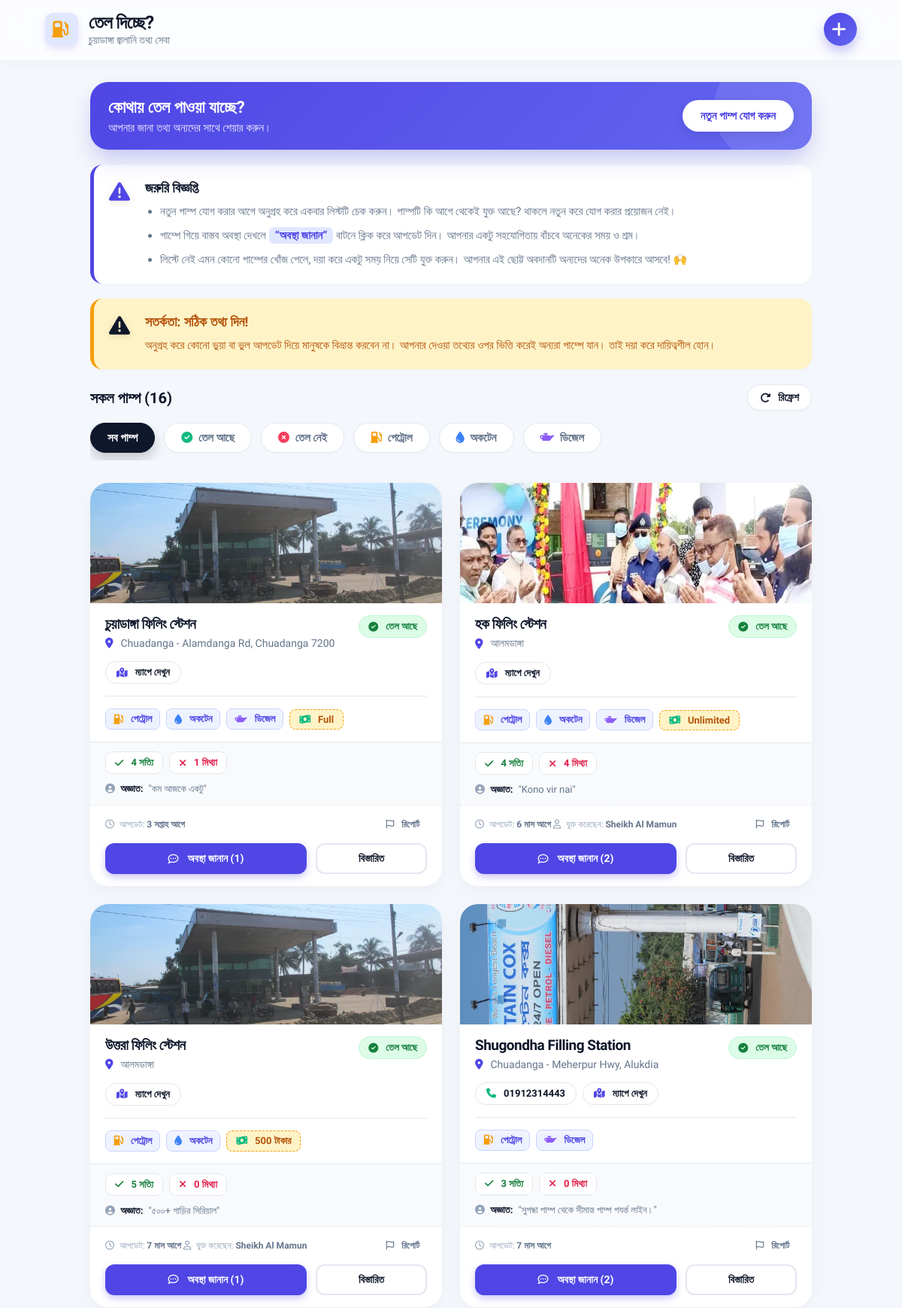
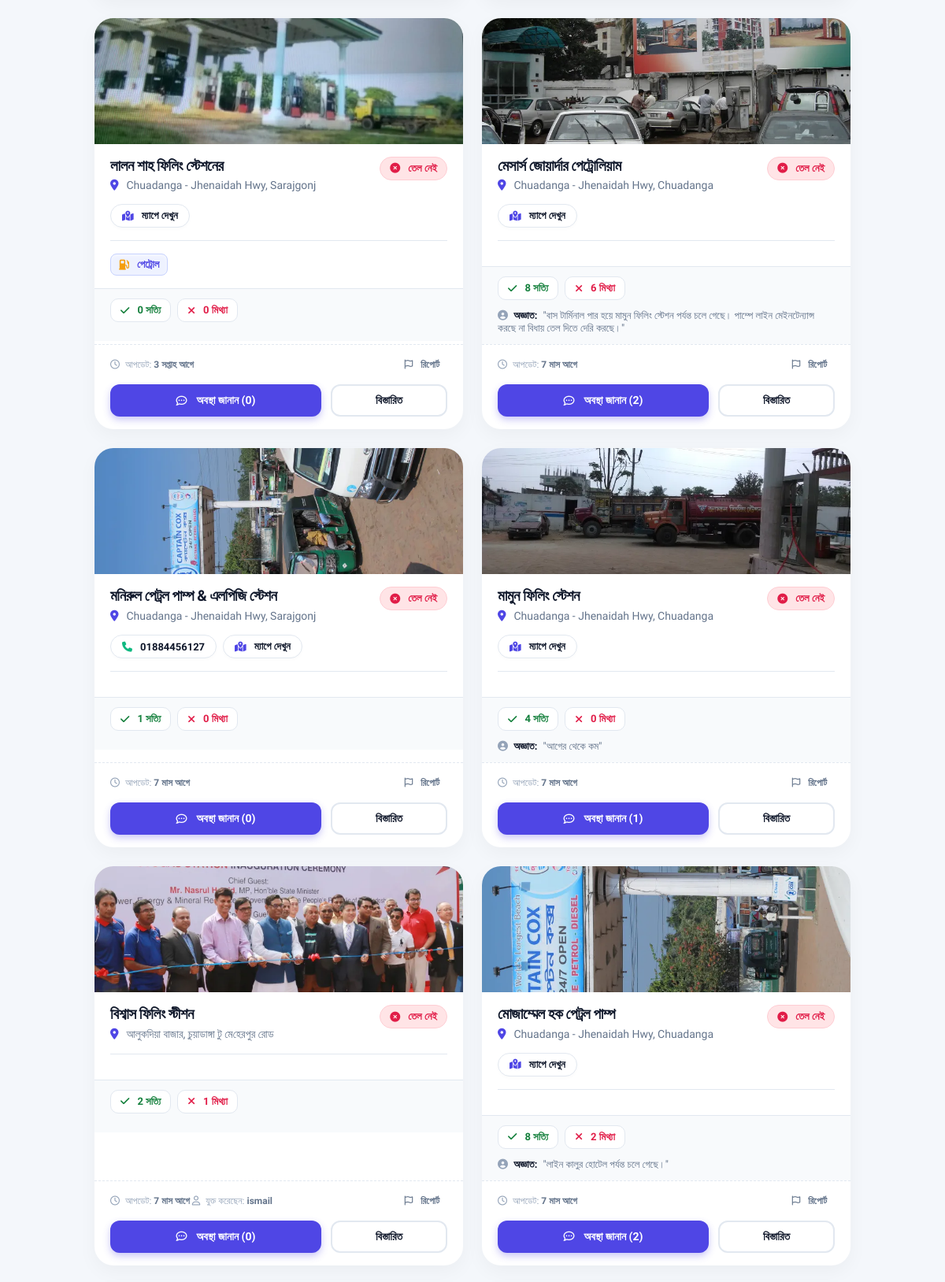
The page / (upper part) on the database its author committed (2 pictures, top to bottom).
### tables this page shows
CREATE TABLE IF NOT EXISTS `settings` (
    `id` INT PRIMARY KEY DEFAULT 1,
    `ip_restriction` TINYINT(1) DEFAULT 1,
    `daily_vote_limit` INT DEFAULT 5,
    `daily_comment_limit` INT DEFAULT 5,
    `site_name` VARCHAR(100) DEFAULT 'তেল দিচ্ছে?',
    `site_desc` VARCHAR(255) DEFAULT 'চুয়াডাঙ্গা জ্বালানি তথ্য সেবা',
    `contact_email` VARCHAR(100) DEFAULT '',
    `copyright_year` VARCHAR(20) DEFAULT '২০২৬',
    `creator_name` VARCHAR(100) DEFAULT 'মুজাহিদুল ইসলাম',
    `facebook_link` VARCHAR(255) DEFAULT '',
    `promo_text` VARCHAR(255) DEFAULT 'Powered By CHUADANGA-বাংলাদেশের প্রথম রাজধানী',
    `promo_link` VARCHAR(255) DEFAULT 'https://www.facebook.com/groups/cdbpr',
    `total_visits` INT DEFAULT 0
);

CREATE TABLE IF NOT EXISTS `pumps` (
    `id` INT AUTO_INCREMENT PRIMARY KEY,
    `name` VARCHAR(255) NOT NULL,
    `address` VARCHAR(255) NOT NULL,
    `has_fuel` TINYINT(1) DEFAULT 1,
    `petrol` TINYINT(1) DEFAULT 0,
    `octane` TINYINT(1) DEFAULT 0,
    `diesel` TINYINT(1) DEFAULT 0,
    `fuel_limit` VARCHAR(100) DEFAULT NULL,
    `map_link` TEXT DEFAULT NULL,
    `phone` VARCHAR(50) DEFAULT NULL,
    `image_path` VARCHAR(255) DEFAULT NULL,
    `added_by` VARCHAR(100) DEFAULT NULL,
    `likes` INT DEFAULT 0,
    `dislikes` INT DEFAULT 0,
    `report_count` INT DEFAULT 0,
    `view_count` INT DEFAULT 0,
    `last_updated` TIMESTAMP DEFAULT CURRENT_TIMESTAMP ON UPDATE CURRENT_TIMESTAMP
);

CREATE TABLE IF NOT EXISTS `comments` (
    `id` INT AUTO_INCREMENT PRIMARY KEY,
    `pump_id` INT NOT NULL,
    `ip_address` VARCHAR(45) NOT NULL,
    `author` VARCHAR(100) DEFAULT 'অজ্ঞাত',
    `comment_text` TEXT DEFAULT NULL,
    `image_path` VARCHAR(255) DEFAULT NULL,
    `created_at` TIMESTAMP DEFAULT CURRENT_TIMESTAMP,
    CONSTRAINT `fk_comments_pump` FOREIGN KEY (`pump_id`) REFERENCES `pumps` (`id`) ON DELETE CASCADE
);

### index.php (the view, shortened to what this page needs)
<?php
require_once 'db.php';
if (!isset($_SESSION['site_visited'])) {
    try {
        $pdo->exec("UPDATE settings SET total_visits = total_visits + 1 WHERE id = 1");
    } catch (Exception $e) {}
}
if (!function_exists('time_elapsed_string')) {
function time_elapsed_string($datetime, $full = false) {
    try {
        $now = new DateTime('now', new DateTimeZone('Asia/Dhaka'));
        $ago = new DateTime($datetime, new DateTimeZone('Asia/Dhaka'));
    } catch (Exception $e) {
        return 'কিছুক্ষণ আগে';
    }
    $diff = $now->diff($ago);
    $weeks = (int)floor($diff->d / 7);
    $days = $diff->d - ($weeks * 7);
    $string = [
        'y' => $diff->y ? $diff->y . ' বছর' : '',
        'm' => $diff->m ? $diff->m . ' মাস' : '',
        'w' => $weeks ? $weeks . ' সপ্তাহ' : '',
        'd' => $days ? $days . ' দিন' : '',
        'h' => $diff->h ? $diff->h . ' ঘণ্টা' : '',
        'i' => $diff->i ? $diff->i . ' মিনিট' : '',
        's' => $diff->s ? $diff->s . ' সেকেন্ড' : '',
    ];
    $string = array_filter($string);
    if (!$full) {
        $string = array_slice($string, 0, 1);
    }
    return !empty($string) ? reset($string) . ' আগে' : 'এইমাত্র';
}
}
$stmtSet = $pdo->query("SELECT * FROM settings WHERE id = 1");
$settings = $stmtSet->fetch(PDO::FETCH_ASSOC) ?: [];
$stmt = $pdo->query("SELECT * FROM pumps ORDER BY has_fuel DESC, last_updated DESC");
$pumps = $stmt->fetchAll(PDO::FETCH_ASSOC);
$stmtComments = $pdo->query("SELECT * FROM comments ORDER BY created_at ASC");
$allComments = $stmtComments->fetchAll(PDO::FETCH_ASSOC);
$commentsByPump = [];
foreach($allComments as $c) {
    $commentsByPump[$c['pump_id']][] = $c;
}
require_once 'header.php';
?>
<div class="main-container">
    <div class="hero-banner">
        <div>
            <h2>কোথায় তেল পাওয়া যাচ্ছে?</h2>
            <p>আপনার জানা তথ্য অন্যদের সাথে শেয়ার করুন।</p>
        </div>
        <button class="hero-btn" id="mainAddBtn">নতুন পাম্প যোগ করুন</button>
    </div>
    <div class="alert-box">
        <div class="alert-icon"><i class="fa-solid fa-triangle-exclamation" style="color: var(--primary);"></i></div>
        <div class="alert-content">
            <h3>জরুরি বিজ্ঞপ্তি</h3>
            <ul style="margin: 8px 0 0 0; padding-left: 20px; color: var(--text-muted); font-size: 15px; line-height: 1.6;">
                <li style="margin-bottom: 8px;">নতুন পাম্প যোগ করার আগে অনুগ্রহ করে একবার লিস্টটি চেক করুন। পাম্পটি কি আগে থেকেই যুক্ত আছে? থাকলে নতুন করে যোগ করার প্রয়োজন নেই।</li>
                <li style="margin-bottom: 8px;">পাম্পে গিয়ে বাস্তব অবস্থা দেখলে <span class="highlight-text">“অবস্থা জানান”</span> বাটনে ক্লিক করে আপডেট দিন। আপনার একটু সহযোগিতায় বাঁচবে অনেকের সময় ও শ্রম।</li>
                <li>লিস্টে নেই এমন কোনো পাম্পের খোঁজ পেলে, দয়া করে একটু সময় নিয়ে সেটি যুক্ত করুন। আপনার এই ছোট্ট অবদানটি অন্যদের অনেক উপকারে আসবে! 🙌</li>
            </ul>
        </div>
    </div>
    <div class="alert-box alert-warning">
        <div class="alert-icon"><i class="fa-solid fa-triangle-exclamation"></i></div>
        <div class="alert-content">
            <h3>সতর্কতা: সঠিক তথ্য দিন!</h3>
            <p>অনুগ্রহ করে কোনো ভুয়া বা ভুল আপডেট দিয়ে মানুষকে বিভ্রান্ত করবেন না। আপনার দেওয়া তথ্যের ওপর ভিত্তি করেই অন্যরা পাম্পে যান। তাই দয়া করে দায়িত্বশীল হোন।</p>
        </div>
    </div>
    <div class="filters-wrapper">
        <div class="filters-header">
            <h3>সকল পাম্প (<?= count($pumps) ?>)</h3>
            <button class="refresh-btn" id="refreshBtn"><i class="fa-solid fa-rotate-right"></i> রিফ্রেশ</button>
        </div>
        <div class="filters-scroll">
            <button class="pill active" data-filter="all">সব পাম্প</button>
            <button class="pill" data-filter="has-fuel"><i class="fa-solid fa-circle-check" style="color:var(--success)"></i> তেল আছে</button>
            <button class="pill" data-filter="no-fuel"><i class="fa-solid fa-circle-xmark" style="color:var(--danger)"></i> তেল নেই</button>
            <button class="pill" data-filter="petrol"><i class="fa-solid fa-gas-pump"></i> পেট্রোল</button>
            <button class="pill" data-filter="octane"><i class="fa-solid fa-droplet"></i> অকটেন</button>
            <button class="pill" data-filter="diesel"><i class="fa-solid fa-oil-can"></i> ডিজেল</button>
        </div>
    </div>
    <div class="pump-list">
        <?php if (count($pumps) > 0): ?>
            <?php foreach ($pumps as $pump): ?>
                <div class="pump-card"
                     data-has-fuel="<?= $pump['has_fuel'] ? '1' : '0' ?>"
                     data-petrol="<?= $pump['petrol'] ? '1' : '0' ?>"
                     data-octane="<?= $pump['octane'] ? '1' : '0' ?>"
                     data-diesel="<?= $pump['diesel'] ? '1' : '0' ?>"
                >
                    <?php if (!empty($pump['image_path'])): ?>
                    <div class="pump-image-wrapper">
                        <img src="<?= htmlspecialchars($pump['image_path']) ?>" alt="Pump" class="pump-thumb" onerror="this.parentElement.style.display='none';">
                    </div>
                    <?php endif; ?>
                    <div class="card-header">
                        <div class="card-header-text">
                            <h2 class="pump-name"><?= htmlspecialchars($pump['name']) ?></h2>
                            <p class="pump-address">
                                <i class="fa-solid fa-location-dot"></i>
                                <?= htmlspecialchars($pump['address']) ?>
                            </p>
                        </div>
                        <?php if ($pump['has_fuel']): ?>
                        <span class="status-badge status-yes"><i class="fa-solid fa-circle-check"></i> তেল আছে</span>
                        <?php else: ?>
                        <span class="status-badge status-no"><i class="fa-solid fa-circle-xmark"></i> তেল নেই</span>
                        <?php endif; ?>
                    </div>
                    <div class="card-content">
                        <?php if (!empty($pump['phone']) || !empty($pump['map_link'])): ?>
                        <div class="contact-links-row">
                            <?php if (!empty($pump['phone'])): ?>
                            <a href="tel:<?= htmlspecialchars($pump['phone']) ?>" class="contact-pill"><i class="fa-solid fa-phone"></i> <?= htmlspecialchars($pump['phone']) ?></a>
                            <?php endif; ?>
                            <?php if (!empty($pump['map_link'])): ?>
                            <a href="<?= htmlspecialchars($pump['map_link']) ?>" target="_blank" rel="noopener noreferrer" class="contact-pill"><i class="fa-solid fa-map-location-dot"></i> ম্যাপে দেখুন</a>
                            <?php endif; ?>
                        </div>
                        <?php endif; ?>
                        <div class="fuel-grid">
                            <?php if ($pump['petrol']): ?>
                            <span class="fuel-item active"><i class="fa-solid fa-gas-pump"></i> পেট্রোল</span>
                            <?php endif; ?>
                            <?php if ($pump['octane']): ?>
                            <span class="fuel-item active"><i class="fa-solid fa-droplet"></i> অকটেন</span>
                            <?php endif; ?>
                            <?php if ($pump['diesel']): ?>
                            <span class="fuel-item active"><i class="fa-solid fa-oil-can"></i> ডিজেল</span>
                            <?php endif; ?>
                            <?php if (!empty($pump['fuel_limit'])): ?>
                            <?php
                                $limit_val = trim($pump['fuel_limit']);
                                $limit_display = is_numeric($limit_val) ? $limit_val . ' টাকার' : $limit_val;
                            ?>
                            <span class="limit-badge" title="তেল দেওয়ার লিমিট"><i class="fa-solid fa-money-bill-wave"></i> <?= htmlspecialchars($limit_display) ?></span>
                            <?php endif; ?>
                        </div>
                    </div>
                    <?php
                        $pumpComments = $commentsByPump[$pump['id']] ?? [];
                        $commentCount = count($pumpComments);
                        $latestComment = $commentCount > 0 ? end($pumpComments) : null;
                    ?>
                    <div class="card-feedback">
                        <div class="feedback-actions">
                            <form method="POST" style="margin: 0;">
                                <button type="submit" class="vote-btn vote-like" title="এই তথ্যটি সঠিক"><i class="fa-solid fa-check"></i> <span><?= $pump['likes'] ?? 0 ?> সত্যি</span></button>
                            </form>
                            <form method="POST" style="margin: 0;">
                                <button type="submit" class="vote-btn vote-dislike" title="এই তথ্যটি মিথ্যা"><i class="fa-solid fa-times"></i> <span><?= $pump['dislikes'] ?? 0 ?> মিথ্যা</span></button>
                            </form>
                        </div>
                        <?php if ($latestComment): ?>
                        <div class="latest-comment">
                            <span class="comment-author"><i class="fa-solid fa-user-circle"></i> <?= htmlspecialchars($latestComment['author'] ?: 'অজ্ঞাত') ?>:</span>
                            <p class="comment-text">"<?= nl2br(htmlspecialchars($latestComment['comment_text'])) ?>"</p>
                        </div>
                        <?php endif; ?>
                    </div>
                    <div class="card-footer">
                        <div class="footer-meta">
                            <div class="meta-text">
                                <span class="last-update"><i class="fa-regular fa-clock"></i> আপডেট: <strong><?= time_elapsed_string($pump['last_updated']) ?></strong></span>
                                <?php if (!empty($pump['added_by'])): ?>
                                <span class="added-by-text"><i class="fa-regular fa-user"></i> যুক্ত করেছেন: <strong><?= htmlspecialchars($pump['added_by']) ?></strong></span>
                                <?php endif; ?>
                            </div>
                            <form method="POST" onsubmit="return confirm('আপনি কি নিশ্চিত যে এই তথ্যটি ভুল এবং আপনি রিপোর্ট করতে চান?');" style="margin:0;">
                                <button type="submit" class="report-btn" title="ভুল তথ্য রিপোর্ট করুন"><i class="fa-regular fa-flag"></i> রিপোর্ট</button>
                            </form>
                        </div>
                        <div class="card-actions">
                            <button class="update-btn open-update-modal"
                                    data-id="<?= $pump['id'] ?>"
                                    data-name="<?= htmlspecialchars($pump['name']) ?>"
                                    data-has-fuel="<?= $pump['has_fuel'] ? '1' : '0' ?>"
                                    data-petrol="<?= $pump['petrol'] ? '1' : '0' ?>"
                                    data-octane="<?= $pump['octane'] ? '1' : '0' ?>"
                                    data-diesel="<?= $pump['diesel'] ? '1' : '0' ?>"
                                    data-fuel-limit="<?= htmlspecialchars($pump['fuel_limit'] ?? '') ?>"
                            ><i class="fa-regular fa-comment-dots"></i> অবস্থা জানান (<?= $commentCount ?>)</button>
                            <a href="details.php?id=<?= $pump['id'] ?>" class="details-btn">বিস্তারিত</a>
                    </div>
                </div>
                </div>
            <?php endforeach; ?>
        <?php endif; ?>
    </div>
</div>
<?php require_once 'footer.php'; ?>

### header.php (shortened to what this page needs)
<!DOCTYPE html>
<html lang="bn">
<head>
    <link rel="stylesheet" href="https://cdnjs.cloudflare.com/ajax/libs/font-awesome/6.4.0/css/all.min.css">
    <link rel="stylesheet" href="style.css?v=<?= time() ?>">
</head>
<body>
<div class="navbar">
    <div class="navbar-brand">
        <div class="nav-icon"><i class="fa-solid fa-gas-pump"></i></div>
        <div>
            <h1><?= htmlspecialchars($settings['site_name'] ?? 'তেল দিচ্ছে?') ?></h1>
            <p><?= htmlspecialchars($settings['site_desc'] ?? 'কোথায় তেল পাওয়া যাচ্ছে জানুন') ?></p>
        </div>
    </div>
    <div class="plus-icon" id="navPlusIcon"><i class="fa-solid fa-plus"></i></div>
</div>

### rows shown on the page
settings: site_name "তেল দিচ্ছে?", site_desc "চুয়াডাঙ্গা জ্বালানি তথ্য সেবা"
pumps: image_path (picture), name "চুয়াডাঙ্গা ফিলিং স্টেশন", address "Chuadanga - Alamdanga Rd, Chuadanga 7200", has_fuel 1 (drawn), petrol 1 (drawn), octane 1 (drawn), diesel 1 (drawn), fuel_limit "Full", likes "4", dislikes "1", id.author "অজ্ঞাত", id.comment_text "কম আজকে একটু", last_updated "3 সপ্তাহ আগে", id "1"
pumps: image_path (picture), name "হক ফিলিং স্টেশন", address "আলমডাঙ্গা", has_fuel 1 (drawn), petrol 1 (drawn), octane 1 (drawn), diesel 1 (drawn), fuel_limit "Unlimited", likes "4", dislikes "4", id.author "অজ্ঞাত", id.comment_text "Kono vir nai", last_updated "6 মাস আগে", added_by "Sheikh Al Mamun", id "2"
pumps: image_path (picture), name "উত্তরা ফিলিং স্টেশন", address "আলমডাঙ্গা", has_fuel 1 (drawn), petrol 1 (drawn), octane 1 (drawn), fuel_limit "500 টাকার", likes "5", dislikes "0", id.author "অজ্ঞাত", id.comment_text "৫০০+ গাড়ির সিরিয়াল", last_updated "7 মাস আগে", added_by "Sheikh Al Mamun", id "1"
pumps: image_path (picture), name "Shugondha Filling Station", address "Chuadanga - Meherpur Hwy, Alukdia", has_fuel 1 (drawn), phone "01912314443", petrol 1 (drawn), diesel 1 (drawn), likes "3", dislikes "0", id.author "অজ্ঞাত", id.comment_text "সুগন্ধা পাম্প থেকে সীমান্ত পাম্প পযর্ন্ত লাইন।", last_updated "7 মাস আগে", id "2"
pumps: image_path (picture), name "লালন শাহ ফিলিং স্টেশনের", address "Chuadanga - Jhenaidah Hwy, Sarajgonj", has_fuel 0 (drawn), petrol 1 (drawn), likes "0", dislikes "0", last_updated "3 সপ্তাহ আগে", id "0"
pumps: image_path (picture), name "মেসার্স জোয়ার্দার পেট্রোলিয়াম", address "Chuadanga - Jhenaidah Hwy, Chuadanga", has_fuel 0 (drawn), likes "8", dislikes "6", id.author "অজ্ঞাত", id.comment_text "বাস টার্মিনাল পার হয়ে মামুন ফিলিং স্টেশন পর্যন্ত চলে গেছে। পাম্পে লাইন মেইনটেন্যান্স করছে না বিধায় তেল দিতে দেরি করছে।", last_updated "7 মাস আগে", id "2"
pumps: image_path (picture), name "মনিরুল পেট্রল পাম্প & এলপিজি স্টেশন", address "Chuadanga - Jhenaidah Hwy, Sarajgonj", has_fuel 0 (drawn), phone "01884456127", likes "1", dislikes "0", last_updated "7 মাস আগে", id "0"
pumps: image_path (picture), name "মামুন ফিলিং স্টেশন", address "Chuadanga - Jhenaidah Hwy, Chuadanga", has_fuel 0 (drawn), likes "4", dislikes "0", id.author "অজ্ঞাত", id.comment_text "আগের থেকে কম", last_updated "7 মাস আগে", id "1"
pumps: image_path (picture), name "বিশ্বাস ফি‌লিং স্টীশন", address "আ‌লুক‌দিয়া বাজার, চুয়াডাঙ্গা টু মে‌হেরপুর রোড", has_fuel 0 (drawn), likes "2", dislikes "1", last_updated "7 মাস আগে", added_by "ismail", id "0"
pumps: image_path (picture), name "মোজাম্মেল হক পেট্রল পাম্প", address "Chuadanga - Jhenaidah Hwy, Chuadanga", has_fuel 0 (drawn), likes "8", dislikes "2", id.author "অজ্ঞাত", id.comment_text "লাইন কালুর হোটেল পর্যন্ত চলে গেছে।", last_updated "7 মাস আগে", id "2"

### other values the page prints
count($pumps) "16"
